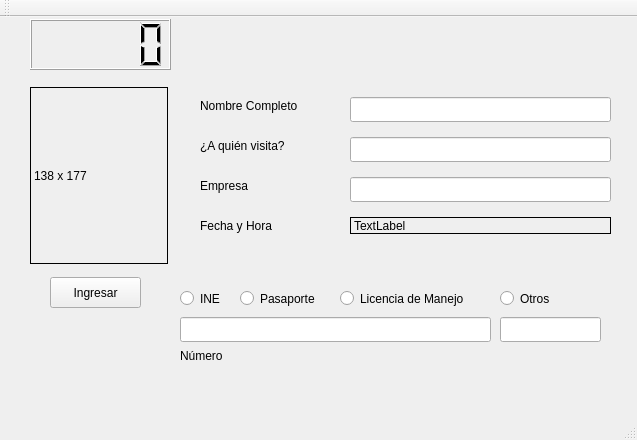
<?xml version="1.0" encoding="UTF-8"?>
<ui version="4.0">
 <class>MainWindow</class>
 <widget class="QMainWindow" name="MainWindow">
  <property name="geometry">
   <rect>
    <x>0</x>
    <y>0</y>
    <width>637</width>
    <height>440</height>
   </rect>
  </property>
  <property name="windowTitle">
   <string>MainWindow</string>
  </property>
  <widget class="QWidget" name="centralWidget">
   <widget class="QLCDNumber" name="lcdNumber">
    <property name="geometry">
     <rect>
      <x>30</x>
      <y>2</y>
      <width>141</width>
      <height>51</height>
     </rect>
    </property>
   </widget>
   <widget class="QLabel" name="label">
    <property name="geometry">
     <rect>
      <x>30</x>
      <y>70</y>
      <width>138</width>
      <height>177</height>
     </rect>
    </property>
    <property name="frameShape">
     <enum>QFrame::Box</enum>
    </property>
    <property name="text">
     <string>138 x 177</string>
    </property>
   </widget>
   <widget class="QPushButton" name="pushButton">
    <property name="geometry">
     <rect>
      <x>50</x>
      <y>260</y>
      <width>91</width>
      <height>31</height>
     </rect>
    </property>
    <property name="text">
     <string>Ingresar</string>
    </property>
   </widget>
   <widget class="QLineEdit" name="lineEdit">
    <property name="geometry">
     <rect>
      <x>350</x>
      <y>80</y>
      <width>261</width>
      <height>25</height>
     </rect>
    </property>
   </widget>
   <widget class="QLineEdit" name="lineEdit_2">
    <property name="geometry">
     <rect>
      <x>350</x>
      <y>120</y>
      <width>261</width>
      <height>25</height>
     </rect>
    </property>
   </widget>
   <widget class="QLineEdit" name="lineEdit_3">
    <property name="geometry">
     <rect>
      <x>350</x>
      <y>160</y>
      <width>261</width>
      <height>25</height>
     </rect>
    </property>
   </widget>
   <widget class="QLabel" name="label_2">
    <property name="geometry">
     <rect>
      <x>200</x>
      <y>80</y>
      <width>131</width>
      <height>17</height>
     </rect>
    </property>
    <property name="text">
     <string>Nombre Completo</string>
    </property>
   </widget>
   <widget class="QLabel" name="label_3">
    <property name="geometry">
     <rect>
      <x>200</x>
      <y>120</y>
      <width>131</width>
      <height>17</height>
     </rect>
    </property>
    <property name="text">
     <string>¿A quién visita?</string>
    </property>
   </widget>
   <widget class="QLabel" name="label_4">
    <property name="geometry">
     <rect>
      <x>200</x>
      <y>160</y>
      <width>131</width>
      <height>17</height>
     </rect>
    </property>
    <property name="text">
     <string>Empresa</string>
    </property>
   </widget>
   <widget class="QLabel" name="label_5">
    <property name="geometry">
     <rect>
      <x>200</x>
      <y>200</y>
      <width>131</width>
      <height>17</height>
     </rect>
    </property>
    <property name="text">
     <string>Fecha y Hora</string>
    </property>
   </widget>
   <widget class="QRadioButton" name="radioButton">
    <property name="geometry">
     <rect>
      <x>240</x>
      <y>270</y>
      <width>91</width>
      <height>23</height>
     </rect>
    </property>
    <property name="text">
     <string>Pasaporte</string>
    </property>
   </widget>
   <widget class="QRadioButton" name="radioButton_2">
    <property name="geometry">
     <rect>
      <x>180</x>
      <y>270</y>
      <width>41</width>
      <height>23</height>
     </rect>
    </property>
    <property name="text">
     <string>INE</string>
    </property>
   </widget>
   <widget class="QRadioButton" name="radioButton_3">
    <property name="geometry">
     <rect>
      <x>340</x>
      <y>270</y>
      <width>151</width>
      <height>23</height>
     </rect>
    </property>
    <property name="text">
     <string>Licencia de Manejo</string>
    </property>
   </widget>
   <widget class="QRadioButton" name="radioButton_4">
    <property name="geometry">
     <rect>
      <x>500</x>
      <y>270</y>
      <width>61</width>
      <height>23</height>
     </rect>
    </property>
    <property name="text">
     <string>Otros</string>
    </property>
   </widget>
   <widget class="QLabel" name="label_6">
    <property name="geometry">
     <rect>
      <x>350</x>
      <y>200</y>
      <width>261</width>
      <height>17</height>
     </rect>
    </property>
    <property name="frameShape">
     <enum>QFrame::Box</enum>
    </property>
    <property name="text">
     <string>TextLabel</string>
    </property>
   </widget>
   <widget class="QLineEdit" name="lineEdit_4">
    <property name="geometry">
     <rect>
      <x>180</x>
      <y>300</y>
      <width>311</width>
      <height>25</height>
     </rect>
    </property>
   </widget>
   <widget class="QLineEdit" name="lineEdit_5">
    <property name="geometry">
     <rect>
      <x>500</x>
      <y>300</y>
      <width>101</width>
      <height>25</height>
     </rect>
    </property>
   </widget>
   <widget class="QLabel" name="label_7">
    <property name="geometry">
     <rect>
      <x>180</x>
      <y>330</y>
      <width>67</width>
      <height>17</height>
     </rect>
    </property>
    <property name="text">
     <string>Número</string>
    </property>
   </widget>
  </widget>
  <widget class="QMenuBar" name="menuBar">
   <property name="geometry">
    <rect>
     <x>0</x>
     <y>0</y>
     <width>637</width>
     <height>22</height>
    </rect>
   </property>
  </widget>
  <widget class="QToolBar" name="mainToolBar">
   <attribute name="toolBarArea">
    <enum>TopToolBarArea</enum>
   </attribute>
   <attribute name="toolBarBreak">
    <bool>false</bool>
   </attribute>
  </widget>
  <widget class="QStatusBar" name="statusBar"/>
 </widget>
 <layoutdefault spacing="6" margin="11"/>
 <resources/>
 <connections/>
</ui>
